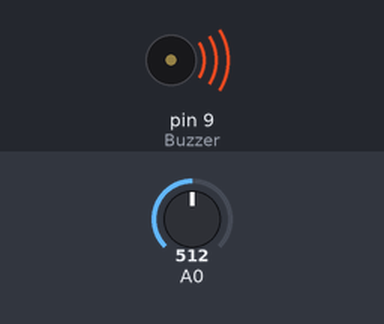
The sketch below on a simulated Arduino Uno, built with avr-gcc and run on an emulated ATmega328P. Parts: buzzer (waves = sounding). Inputs (shaded band) come from the test bench; at power-on: A0 = 512.

Above: at 0.1 s.
Timing chart, 0 to 1.6 s (numbered marks = the images above):
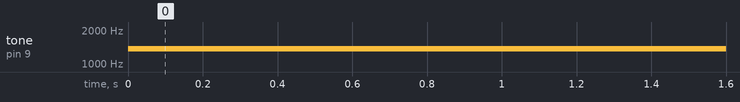

The sketch:

teremin-agudo.ino
```cpp
int ValorSensor = 0;
int nota = 0;
const int Buzzer = 9;

void setup(){
}

void loop(){
  ValorSensor = analogRead(A0);
  nota = map(ValorSensor, 1023, 5, 432, 2300);
  tone(Buzzer, nota, 20);
  delay(10);
}
```

Measured:
- by itself, tone on pin 9 (Buzzer): silent → 1369 Hz at 0.00 s
